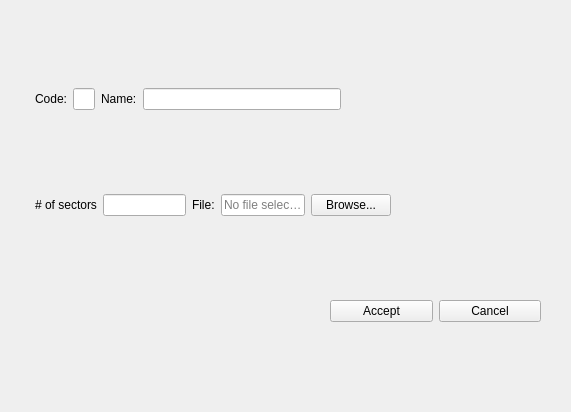
<?xml version="1.0" encoding="UTF-8"?>
<ui version="4.0">
 <class>form_uspace</class>
 <widget class="QWidget" name="form_uspace">
  <property name="geometry">
   <rect>
    <x>0</x>
    <y>0</y>
    <width>571</width>
    <height>412</height>
   </rect>
  </property>
  <property name="windowTitle">
   <string>Form</string>
  </property>
  <layout class="QVBoxLayout" name="verticalLayout">
   <property name="leftMargin">
    <number>30</number>
   </property>
   <property name="topMargin">
    <number>10</number>
   </property>
   <property name="rightMargin">
    <number>30</number>
   </property>
   <item>
    <layout class="QHBoxLayout" name="hlayout_code" stretch="0,5,0,200">
     <property name="leftMargin">
      <number>5</number>
     </property>
     <property name="rightMargin">
      <number>200</number>
     </property>
     <item>
      <widget class="QLabel" name="lbl_code">
       <property name="text">
        <string>Code:</string>
       </property>
      </widget>
     </item>
     <item>
      <widget class="QLineEdit" name="le_code"/>
     </item>
     <item>
      <widget class="QLabel" name="lbl_name">
       <property name="text">
        <string>Name:</string>
       </property>
       <property name="wordWrap">
        <bool>false</bool>
       </property>
      </widget>
     </item>
     <item>
      <widget class="QLineEdit" name="le_name"/>
     </item>
    </layout>
   </item>
   <item>
    <layout class="QHBoxLayout" name="hlayout_sectors">
     <property name="leftMargin">
      <number>5</number>
     </property>
     <property name="rightMargin">
      <number>150</number>
     </property>
     <item>
      <widget class="QLabel" name="lbl_sectors_count">
       <property name="text">
        <string># of sectors</string>
       </property>
      </widget>
     </item>
     <item>
      <widget class="QLineEdit" name="le_sectors_count"/>
     </item>
     <item>
      <widget class="QLabel" name="lbl_file">
       <property name="text">
        <string>File:</string>
       </property>
      </widget>
     </item>
     <item>
      <layout class="QHBoxLayout" name="hlayout_file">
       <item>
        <widget class="QLineEdit" name="le_file">
         <property name="readOnly">
          <bool>true</bool>
         </property>
         <property name="placeholderText">
          <string>No file selected</string>
         </property>
        </widget>
       </item>
       <item>
        <widget class="QPushButton" name="btn_browse_file">
         <property name="text">
          <string>Browse...</string>
         </property>
        </widget>
       </item>
      </layout>
     </item>
    </layout>
   </item>
   <item>
    <layout class="QHBoxLayout" name="hlayout_btn_uspace">
     <property name="leftMargin">
      <number>300</number>
     </property>
     <item>
      <widget class="QPushButton" name="btn_accept">
       <property name="text">
        <string>Accept</string>
       </property>
      </widget>
     </item>
     <item>
      <widget class="QPushButton" name="btn_cancel">
       <property name="text">
        <string>Cancel</string>
       </property>
      </widget>
     </item>
    </layout>
   </item>
  </layout>
 </widget>
 <resources/>
 <connections/>
</ui>
